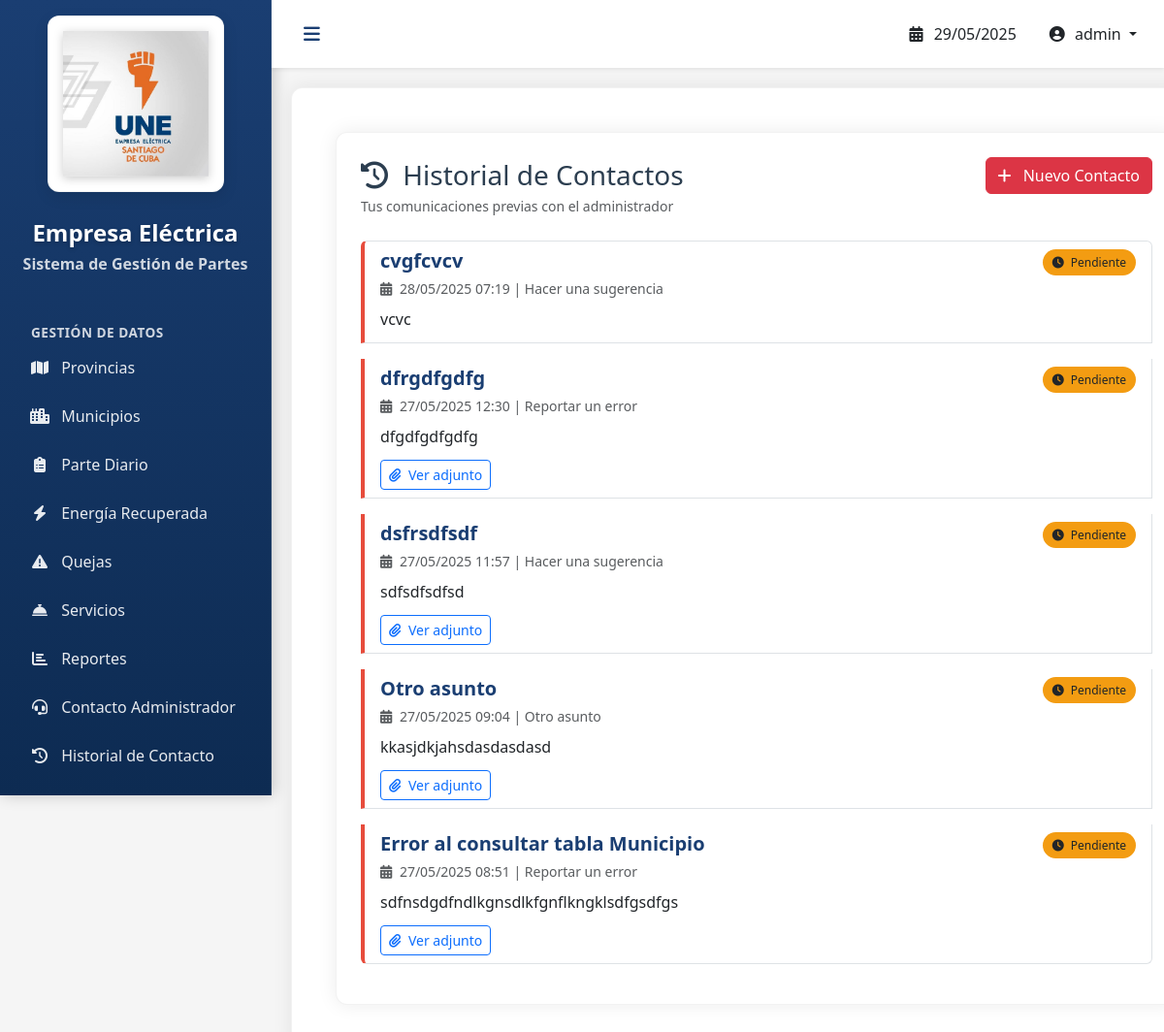
Before: /contacto/historial/ (signed in) with the older database file.
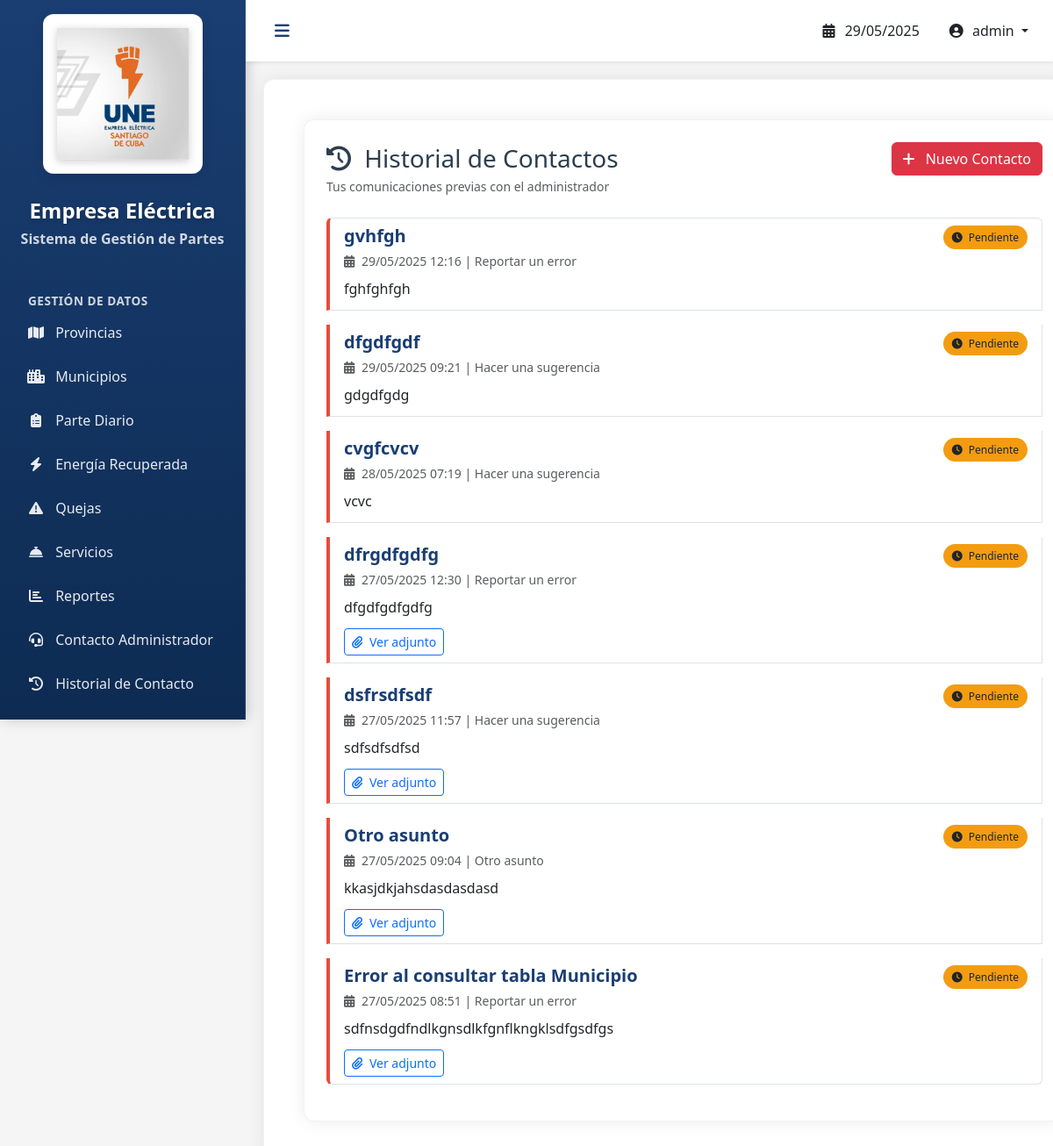
After: the same page with the newer database file.
### ParteDiario/models.py (models this page shows, shortened)
class ContactoAdministrador(models.Model):
    TIPO_CONSULTA = [
        ('ERROR', 'Reportar un error'),
        ('SUGERENCIA', 'Hacer una sugerencia'),
        ('CONSULTA', 'Realizar una consulta'),
        ('OTRO', 'Otro asunto'),
    ]
    usuario = models.ForeignKey(User, on_delete=models.CASCADE, related_name='contactos')
    fecha = models.DateTimeField(auto_now_add=True)
    tipo_consulta = models.CharField(
        max_length=20,
        choices=TIPO_CONSULTA,
        default='CONSULTA',
        verbose_name="Tipo de consulta"
    )
    asunto = models.CharField(max_length=100, verbose_name="Asunto")
    mensaje = models.TextField(verbose_name="Mensaje detallado")
    adjunto = models.FileField(
        upload_to='contacto/adjuntos/',
        null=True,
        blank=True,
        verbose_name="Adjuntar archivo (opcional)"
    )
    respondido = models.BooleanField(default=False, verbose_name="¿Respondido?")
    notas_admin = models.TextField(blank=True, null=True, verbose_name="Notas del administrador")
    class Meta:
        verbose_name = "Contacto con Administrador"
        verbose_name_plural = "Contactos con Administradores"
        ordering = ['-fecha', 'respondido']

### ParteDiario/views.py (the view)
# urls.py: path('contacto/historial/', ContactoAdminListView.as_view(), name='contacto-list'),
class ContactoAdminListView(LoginRequiredMixin, ListView):
    model = ContactoAdministrador
    template_name = 'contacto/list.html'
    context_object_name = 'contactos'
    paginate_by = 10
    def get_queryset(self):
        return ContactoAdministrador.objects.filter(usuario=self.request.user).order_by('-fecha')

### templates/contacto/list.html (shortened to what this page needs)
{% extends 'base.html' %}
{% block content %}
<div class="container-fluid p-4">
    <div class="row mb-4">
        <div class="col-12">
            <div class="d-flex justify-content-between align-items-center">
                <h3 class="mb-0"><i class="fas fa-history me-2"></i> Historial de Contactos</h3>
                <a href="{% url 'contacto-admin' %}" class="btn btn-danger">
                    <i class="fas fa-plus me-2"></i> Nuevo Contacto
                </a>
            </div>
            <small class="text-muted">Tus comunicaciones previas con el administrador</small>
        </div>
    </div>
    <div class="row">
        <div class="col-12">
            {% if contactos %}
                <div class="list-group">
                    {% for contacto in contactos %}
                    <div class="list-group-item contact-card mb-3">
                        <div class="d-flex justify-content-between align-items-start">
                            <div>
                                <h5 class="mb-1">{{ contacto.asunto }}</h5>
                                <small class="text-muted">
                                    <i class="fas fa-calendar-alt me-1"></i>
                                    {{ contacto.fecha|date:"d/m/Y H:i" }} |
                                    {{ contacto.get_tipo_consulta_display }}
                                </small>
                                <p class="mt-2 mb-1">{{ contacto.mensaje|truncatechars:150 }}</p>
                            </div>
                            <div>
                                <span class="status-badge badge-{% if contacto.respondido %}resuelto{% else %}pendiente{% endif %}">
                                    {% if contacto.respondido %}
                                        <i class="fas fa-check-circle me-1"></i> Respondido
                                    {% else %}
                                        <i class="fas fa-clock me-1"></i> Pendiente
                                    {% endif %}
                                </span>
                            </div>
                        </div>
                        {% if contacto.adjunto %}
                        <div class="mt-2">
                            <a href="{{ contacto.adjunto.url }}" class="btn btn-sm btn-outline-primary" target="_blank">
                                <i class="fas fa-paperclip me-1"></i> Ver adjunto
                            </a>
                        </div>
                        {% endif %}
                    </div>
                    {% endfor %}
                </div>
            {% endif %}
        </div>
    </div>
</div>
{% endblock %}

Changed rows visible on the page:
added ContactoAdministrador: asunto "gvhfgh", fecha "29/05/2025 12:16", tipo_consulta "Reportar un error", mensaje "fghfghfgh", respondido False (drawn)
added ContactoAdministrador: asunto "dfgdfgdf", fecha "29/05/2025 09:21", tipo_consulta "Hacer una sugerencia", mensaje "gdgdfgdg", respondido False (drawn)
